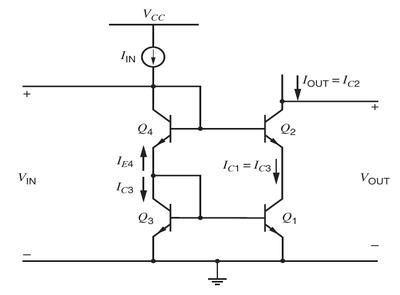
#> input picture data/raw/img116.jpg, 400 x 295 px
$ python -i robust_cleaner.py   (imports and definitions only)
#> lines starting #> are read from the running program, lines starting #| are printed output that depends on the picture; after the words box and inside, x2 and y2 are one past the last pixel; in counts of white or black regions, pixels touching at a corner belong together
import cv2
import numpy as np
from pathlib import Path

def robust_clean_image(image_path, min_area=50, aspect_ratio_thresh=(0.1, 10.0)):
    """Robustly remove large text/symbols from schematic while preserving wires and node dots.

    Args:
        image_path (str or Path): Path to raw schematic image.
        min_area (int): Minimum area to consider for removal.
        aspect_ratio_thresh (tuple): Acceptable (min, max) aspect ratio (width/height) range.

    Returns:
        cleaned_img (numpy array): Cleaned schematic image.
    """
#> called with image_path = '../data/raw/img116.jpg', min_area = 50, aspect_ratio_thresh = (0.1, 10)
    img = cv2.imread(str(image_path), cv2.IMREAD_GRAYSCALE)
#> img is the input picture: shape (295, 400); min 0, max 255, mean 247.3
    if img is None:
        raise FileNotFoundError(f"Cannot load image: {image_path}")

    # Minimal Gaussian blur
    blurred = cv2.GaussianBlur(img, (3, 3), 0.5)

    # Stronger adaptive thresholding
    binary = cv2.adaptiveThreshold(blurred, 255,
                                   cv2.ADAPTIVE_THRESH_GAUSSIAN_C,
                                   cv2.THRESH_BINARY_INV,
                                   blockSize=11, C=1)
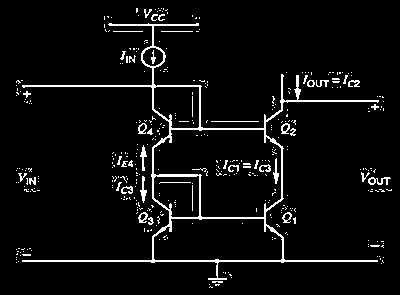
#> binary: shape (295, 400); 5.1% white in thin lines or dots, all inside (x1, y1, x2, y2) = (16, 8, 392, 288)

    # Morphological closing to connect wires better
    kernel = np.ones((5, 5), np.uint8)
    closed = cv2.morphologyEx(binary, cv2.MORPH_CLOSE, kernel)
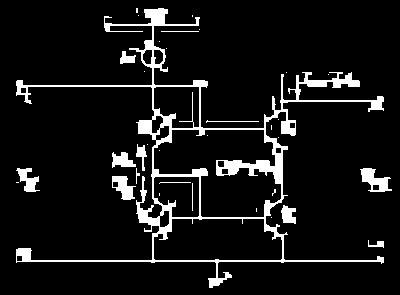
#> closed: shape (295, 400); 8.4% white; 34 white regions (20 under 20 px)

    # Find contours
    contours, _ = cv2.findContours(closed, cv2.RETR_EXTERNAL, cv2.CHAIN_APPROX_SIMPLE)
#> contours = 27 contours, 18 with area under 20; largest, box (x1, y1, x2, y2) and area: (16, 8, 384, 288) 21976, (360, 168, 392, 192) 372, (112, 176, 136, 200) 306, (16, 168, 40, 192) 235, (112, 152, 136, 168) 201

    # Create mask
    mask = np.zeros_like(binary)

    for cnt in contours:
        area = cv2.contourArea(cnt)
        if area < min_area:
            continue

        x, y, w, h = cv2.boundingRect(cnt)
        aspect_ratio = w / h if h != 0 else 0

        if aspect_ratio_thresh[0] <= aspect_ratio <= aspect_ratio_thresh[1]:
            # Remove it
            cv2.drawContours(mask, [cnt], -1, 255, -1)
#> this loop made 27 passes
#> (area, x, y, w, h, aspect_ratio) on passes 3, 5, 6, 8, 9, 11, 19, 26: (170.5, 281, 205, 15, 19, 0.789), (305.5, 112, 176, 24, 24, 1), (372, 360, 168, 32, 24, 1.33), (235, 16, 168, 24, 24, 1), (201, 112, 152, 24, 16, 1.5), (95, 136, 144, 11, 27, 0.407), (102, 120, 51, 16, 13, 1.23), (21975.5, 16, 8, 368, 280, 1.31)
#> area on pass 1: 40.5
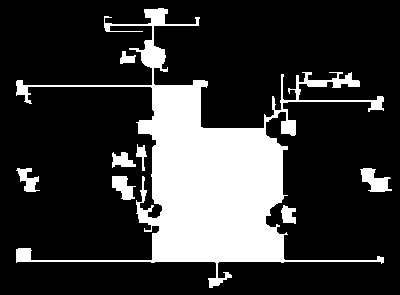
#> mask: shape (295, 400); 21.4% white; 8 white regions, largest, box (x1, y1, x2, y2) and area: (16, 8, 384, 288) 23524, (360, 168, 392, 192) 427, (112, 176, 136, 200) 351

    # Remove unwanted blobs
    cleaned = cv2.bitwise_not(cv2.bitwise_or(binary, mask))

    return cleaned

def save_cleaned_image(cleaned_img, save_path):
    """Save cleaned schematic image."""
    cv2.imwrite(str(save_path), cleaned_img)

>>> result = robust_clean_image('../data/raw/img116.jpg')

$ run again, on data/raw/img178.jpg
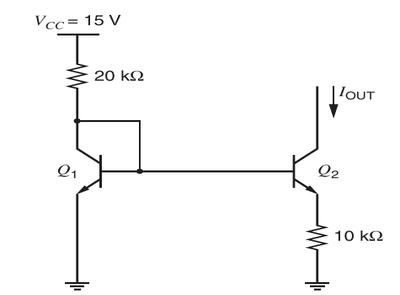
#> input picture data/raw/img178.jpg, 400 x 295 px
#> in robust_clean_image, img is the input picture: shape (295, 400); min 0, max 255, mean 248.8
#> in robust_clean_image, `binary = cv2.adaptiveThreshold(blurred, 255, cv2.ADAPTIVE_THRESH_GAUSS..`:
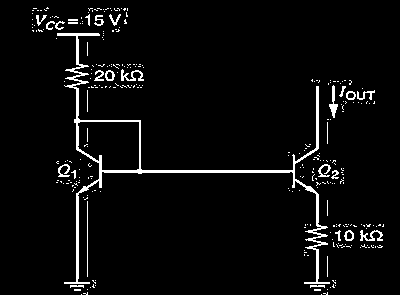
#> binary: shape (295, 400); 4.2% white in thin lines or dots, all inside (x1, y1, x2, y2) = (32, 7, 384, 295)
#> closed: shape (295, 400); 7% white; 19 white regions (11 under 20 px)
#> contours = 18 contours, 14 with area under 20; largest, box (x1, y1, x2, y2) and area: (32, 7, 344, 291) 8914, (328, 80, 375, 118) 656, (360, 224, 384, 248) 447, (330, 224, 357, 248) 342
#> the loop in robust_clean_image, `for cnt in contours:` made 18 passes
#> (area, x, y, w, h, aspect_ratio) on passes 5, 6, 14, 18: (447, 360, 224, 24, 24, 1), (342.5, 330, 224, 27, 24, 1.12), (656.5, 328, 80, 47, 38, 1.24), (8914, 32, 7, 312, 284, 1.1)
#> after the loop in robust_clean_image, `for cnt in contours:`:
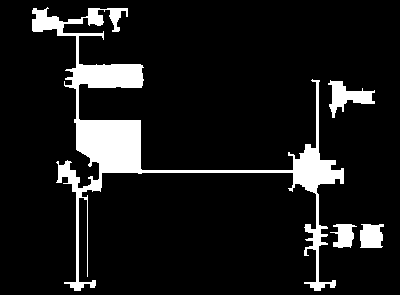
#> mask: shape (295, 400); 10.1% white; 4 white regions, box (x1, y1, x2, y2) and area: (32, 7, 344, 291) 10260, (328, 80, 375, 118) 748, (360, 224, 384, 248) 497, (330, 224, 357, 248) 397
#> cleaned: shape (295, 400); 89.8% white; 25 black regions (18 under 20 px), largest, box (x1, y1, x2, y2) and area: (32, 7, 344, 291) 10260, (328, 80, 375, 118) 748, (360, 224, 384, 248) 497
